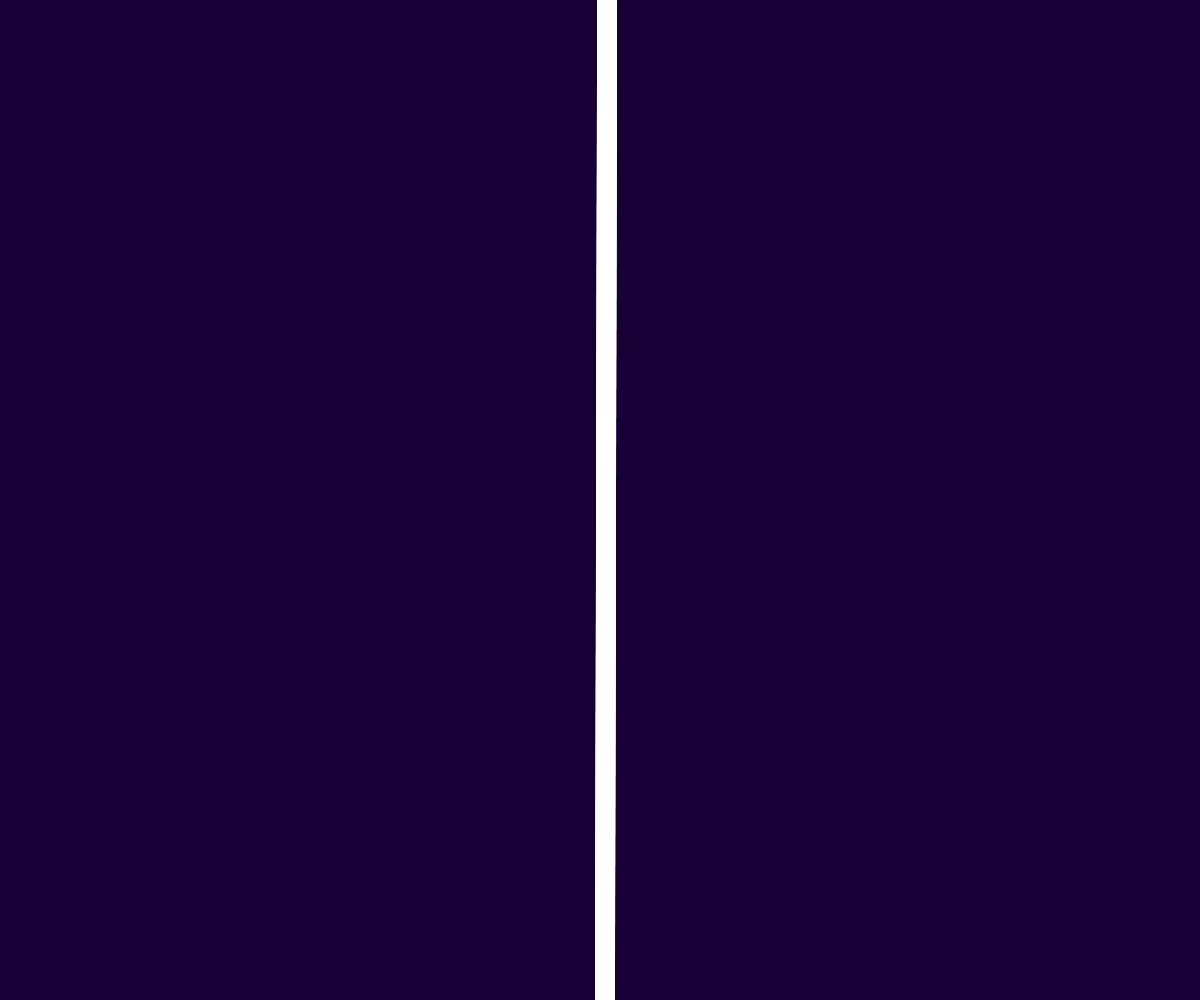
Frame 1 (no input)
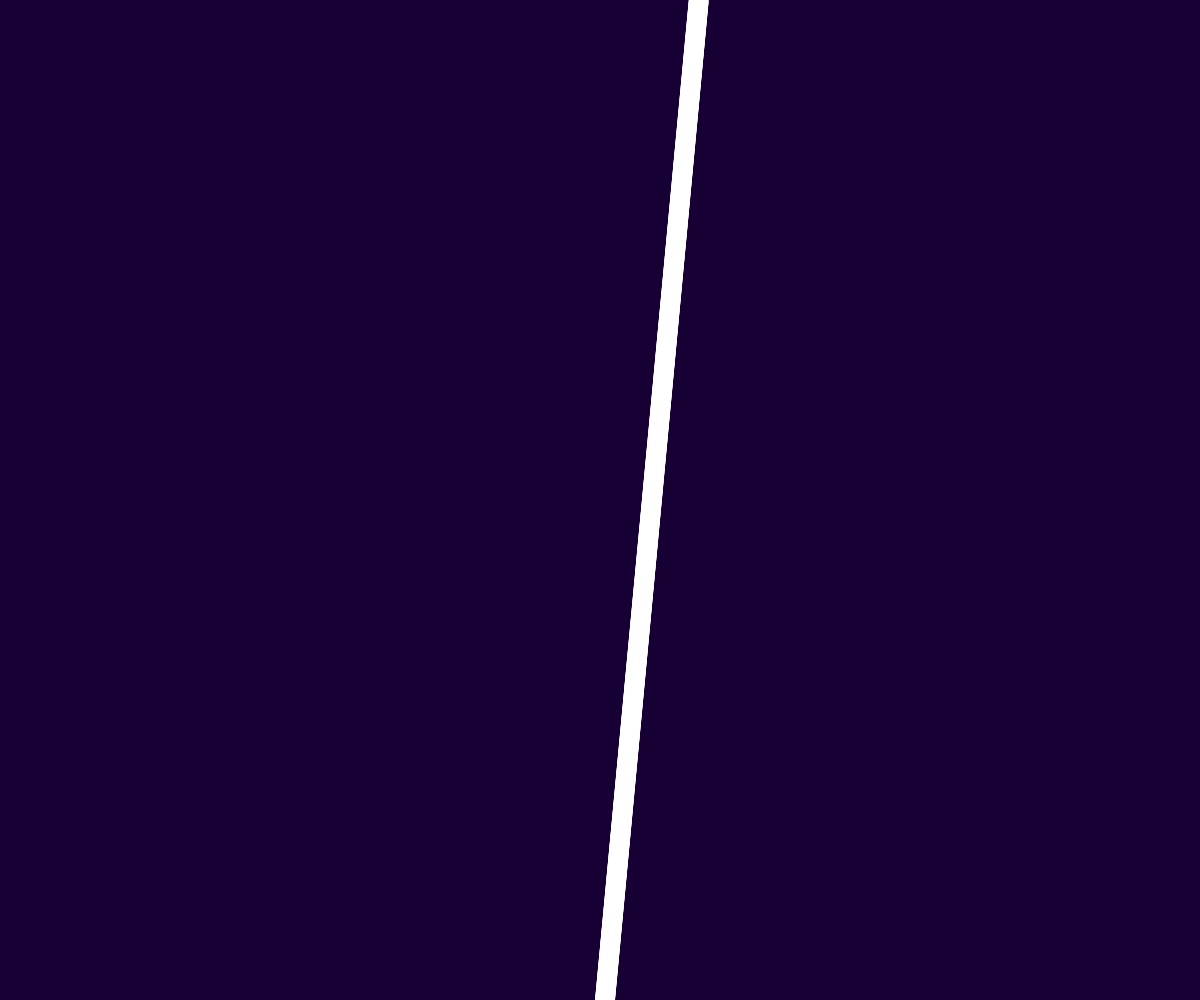
Frame 60 (no input)
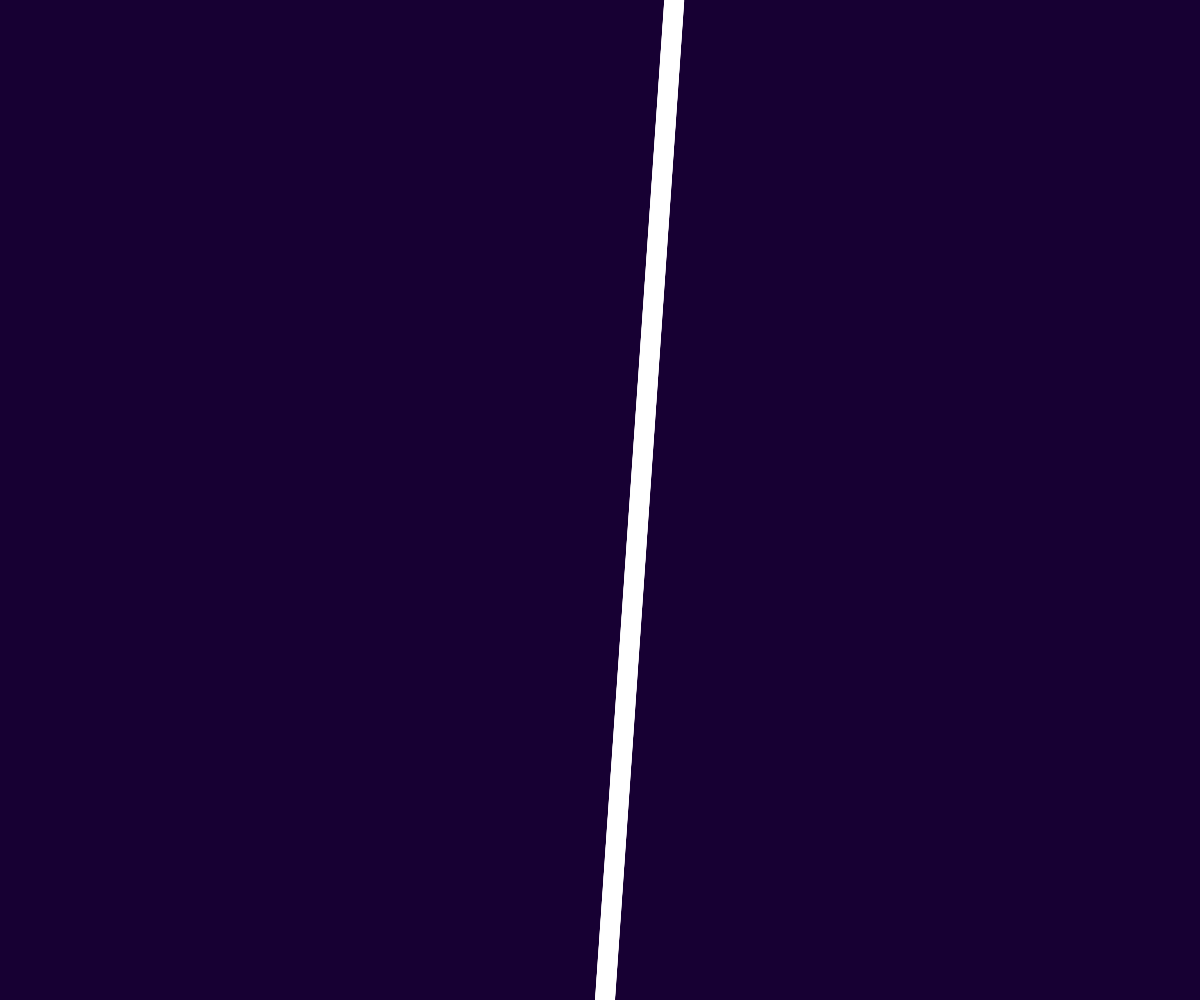
Frame 120 (the mouse pressed at the canvas centre since frame 60)

The p5.js sketch that drew these frames (run headless with seeded random() and noise() and a simulated clock; from frame 60 on, the mouse is pressed at the canvas centre):

// p5.js sketch
// ── sketch.js
let thickness = 10;

function setup() {
  createCanvas(windowWidth, windowHeight);
  background('#170033');
}

function draw() {
  background('#170033');

  let maxAngle = PI / 6; // Maximum swing angle
  let angle = maxAngle * sin(frameCount * 0.02); // Overall swing motion
  let bottomY = height; // Bottom of the line

  for (let y = bottomY; y > 0; y--) {
    let progress = (height - y) / height; // Progress from bottom (0) to top (1)
    let swingOffset = 200 * progress * sin(angle); // Swing effect decreases closer to the bottom

    let x = width / 2 + swingOffset; // X position for the line
    strokeWeight(thickness); // Consistent thickness
    stroke(255); // Line color (white)
    line(x, y, x + thickness, y); // The line has a thickness of 10
  }
}

function windowResized() {
  resizeCanvas(windowWidth, windowHeight);
  background('#170033');
}
